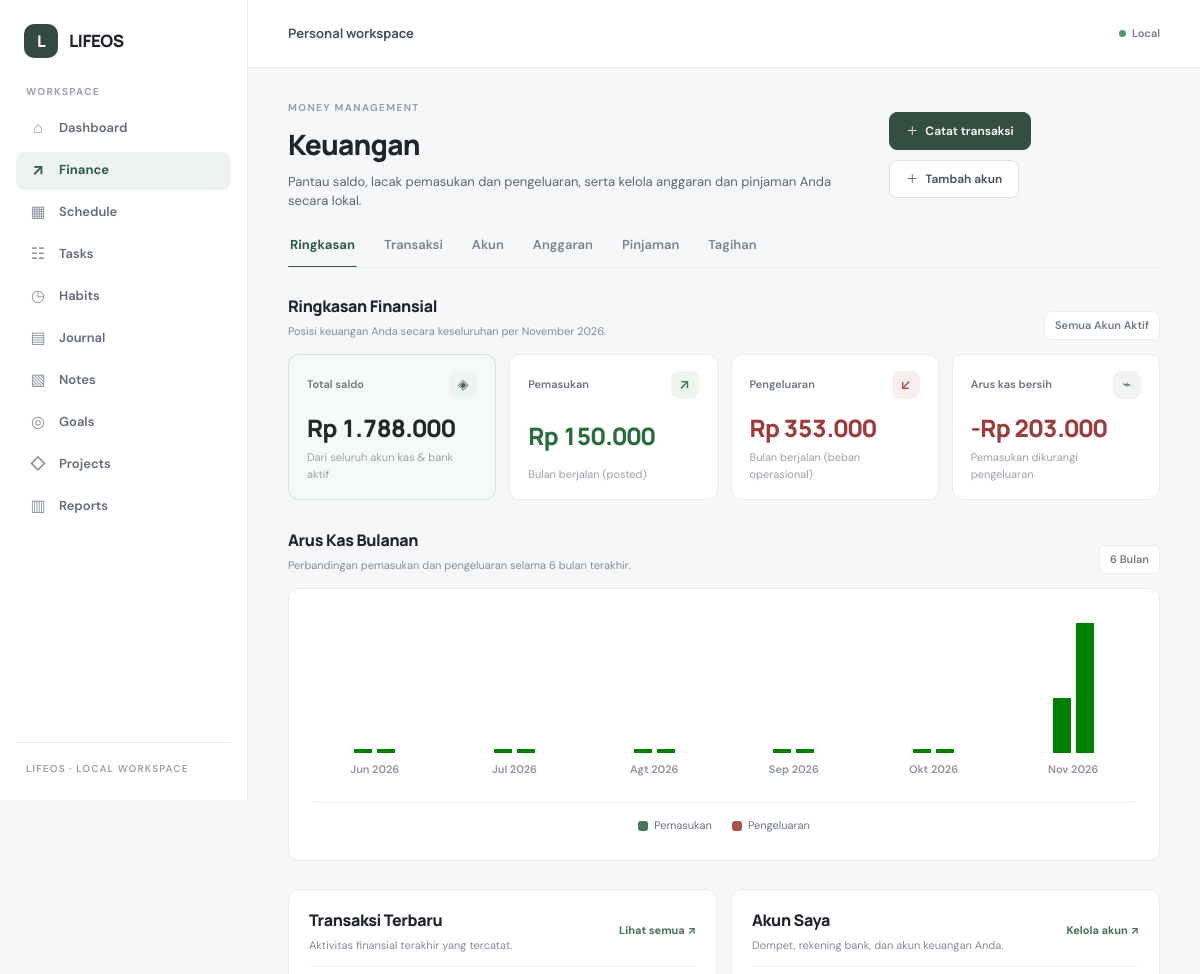
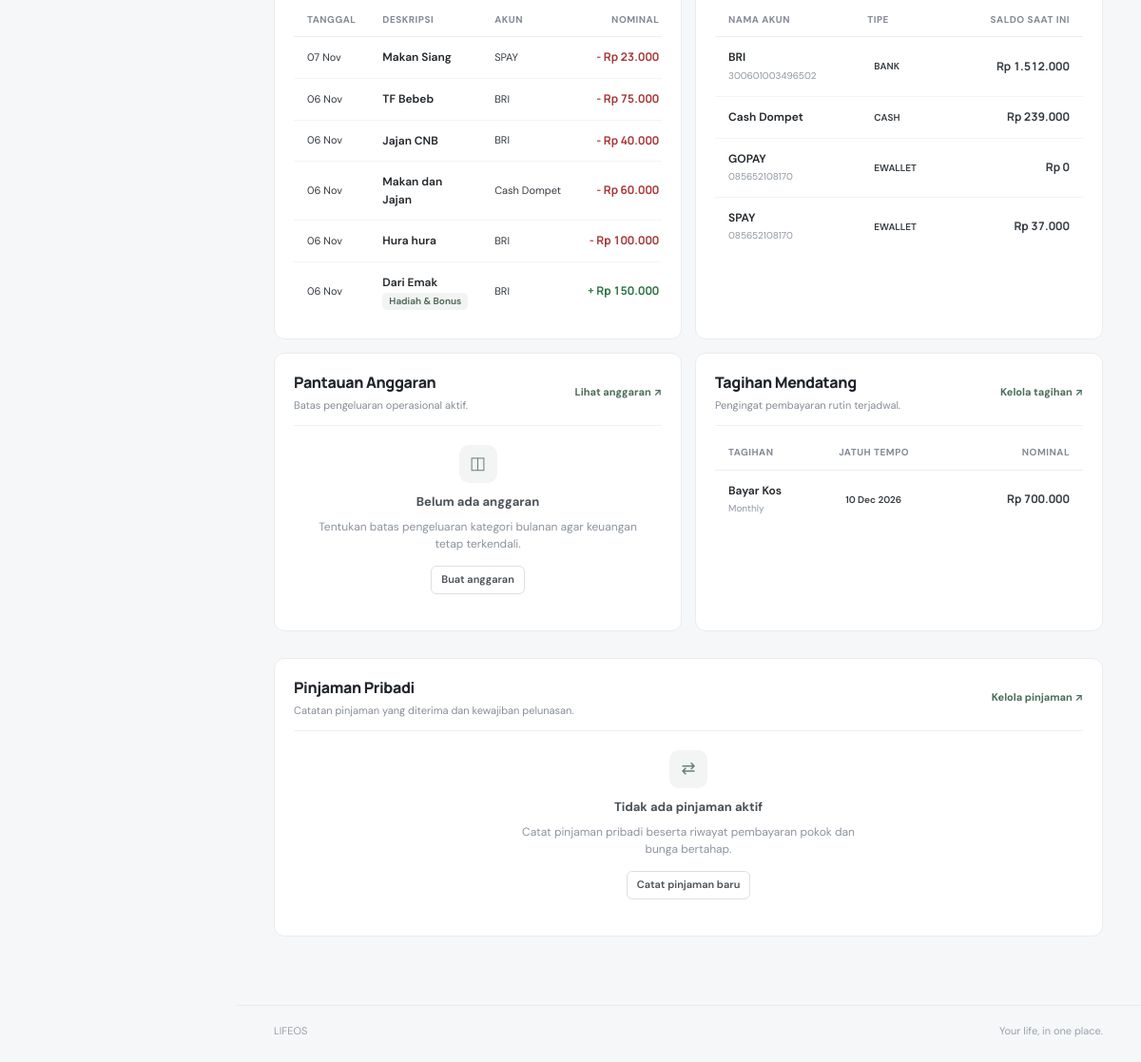
The page /finance/index.php on the database its author committed (2 pictures, top to bottom).
### tables this page shows
CREATE TABLE `transactions` (
  `id` bigint(20) unsigned NOT NULL AUTO_INCREMENT,
  `type` enum('income','expense','transfer') NOT NULL,
  `status` enum('posted','draft','void') NOT NULL DEFAULT 'posted',
  `description` varchar(255) NOT NULL,
  `amount` decimal(19,2) NOT NULL,
  `transaction_date` date NOT NULL,
  `account_id` bigint(20) unsigned NOT NULL,
  `target_account_id` bigint(20) unsigned DEFAULT NULL,
  `category_id` bigint(20) unsigned DEFAULT NULL,
  `is_loan_principal` tinyint(1) NOT NULL DEFAULT 0,
  `reference_number` varchar(100) DEFAULT NULL,
  `notes` text DEFAULT NULL,
  `created_at` timestamp NOT NULL DEFAULT current_timestamp(),
  `updated_at` timestamp NOT NULL DEFAULT current_timestamp() ON UPDATE current_timestamp(),
  `deleted_at` timestamp NULL DEFAULT NULL,
  PRIMARY KEY (`id`),
  KEY `idx_transactions_type` (`type`),
  KEY `idx_transactions_status` (`status`),
  KEY `idx_transactions_date` (`transaction_date`),
  KEY `idx_transactions_account` (`account_id`),
  KEY `idx_transactions_target_account` (`target_account_id`),
  KEY `idx_transactions_category` (`category_id`),
  KEY `idx_transactions_deleted` (`deleted_at`),
  CONSTRAINT `fk_transactions_account` FOREIGN KEY (`account_id`) REFERENCES `accounts` (`id`) ON UPDATE CASCADE,
  CONSTRAINT `fk_transactions_category` FOREIGN KEY (`category_id`) REFERENCES `categories` (`id`) ON DELETE SET NULL ON UPDATE CASCADE,
  CONSTRAINT `fk_transactions_target_account` FOREIGN KEY (`target_account_id`) REFERENCES `accounts` (`id`) ON DELETE SET NULL ON UPDATE CASCADE
);

CREATE TABLE `accounts` (
  `id` bigint(20) unsigned NOT NULL AUTO_INCREMENT,
  `name` varchar(100) NOT NULL,
  `type` enum('cash','bank','ewallet','savings','other') NOT NULL DEFAULT 'bank',
  `account_number` varchar(50) DEFAULT NULL,
  `initial_balance` decimal(19,2) NOT NULL DEFAULT 0.00,
  `color` varchar(20) DEFAULT '#344f41',
  `is_active` tinyint(1) NOT NULL DEFAULT 1,
  `notes` text DEFAULT NULL,
  `created_at` timestamp NOT NULL DEFAULT current_timestamp(),
  `updated_at` timestamp NOT NULL DEFAULT current_timestamp() ON UPDATE current_timestamp(),
  PRIMARY KEY (`id`),
  KEY `idx_accounts_active` (`is_active`),
  KEY `idx_accounts_name` (`name`)
);

CREATE TABLE `categories` (
  `id` bigint(20) unsigned NOT NULL AUTO_INCREMENT,
  `name` varchar(100) NOT NULL,
  `type` enum('income','expense') NOT NULL,
  `icon` varchar(50) DEFAULT '◈',
  `color` varchar(20) DEFAULT '#526f5d',
  `is_system` tinyint(1) NOT NULL DEFAULT 0,
  `created_at` timestamp NOT NULL DEFAULT current_timestamp(),
  `updated_at` timestamp NOT NULL DEFAULT current_timestamp() ON UPDATE current_timestamp(),
  PRIMARY KEY (`id`),
  UNIQUE KEY `uq_categories_name_type` (`name`,`type`),
  KEY `idx_categories_type` (`type`)
);

CREATE TABLE `fixed_bill_templates` (
  `id` bigint(20) unsigned NOT NULL AUTO_INCREMENT,
  `name` varchar(150) NOT NULL,
  `category_id` bigint(20) unsigned DEFAULT NULL,
  `account_id` bigint(20) unsigned DEFAULT NULL,
  `expected_amount` decimal(19,2) NOT NULL DEFAULT 0.00,
  `frequency` enum('weekly','monthly','quarterly','yearly','once') NOT NULL DEFAULT 'monthly',
  `due_day` tinyint(3) unsigned DEFAULT NULL,
  `next_due_date` date NOT NULL,
  `notes` text DEFAULT NULL,
  `is_active` tinyint(1) NOT NULL DEFAULT 1,
  `created_at` timestamp NOT NULL DEFAULT current_timestamp(),
  `updated_at` timestamp NOT NULL DEFAULT current_timestamp() ON UPDATE current_timestamp(),
  `deleted_at` timestamp NULL DEFAULT NULL,
  PRIMARY KEY (`id`),
  KEY `idx_bills_active` (`is_active`),
  KEY `idx_bills_due` (`next_due_date`),
  KEY `fk_bills_category` (`category_id`),
  KEY `fk_bills_account` (`account_id`),
  CONSTRAINT `fk_bills_account` FOREIGN KEY (`account_id`) REFERENCES `accounts` (`id`) ON DELETE SET NULL ON UPDATE CASCADE,
  CONSTRAINT `fk_bills_category` FOREIGN KEY (`category_id`) REFERENCES `categories` (`id`) ON DELETE SET NULL ON UPDATE CASCADE
);

### finance/index.php (the view, shortened to what the rows shown need)
<?php
require_once __DIR__ . '/init.php';
require LIFEOS_ROOT . '/includes/header.php';
$overview = null;
if ($financeService !== null && $dbError === null) {
    try {
        $overview = $financeService->getOverviewData();
    } catch (Throwable $e) {
        $dbError = 'Terjadi kesalahan saat memuat data: ' . $e->getMessage();
    }
}
$recentTx = $overview['recent_transactions'] ?? [];
$topAccounts = $overview['accounts_summary'] ?? [];
$upcomingBills = $overview['upcoming_bills'] ?? [];
?>
<div class="finance-page">
    <section class="finance-heading">
        <div>
            <h1>Keuangan</h1>
        </div>
    </section>
    <section class="finance-section">
        <div class="finance-section-heading">
            <div>
                <h2>Ringkasan Finansial</h2>
            </div>
        </div>
    </section>
    <section class="finance-section">
        <div class="finance-section-heading">
            <div>
                <h2>Arus Kas Bulanan</h2>
            </div>
        </div>
    </section>
    <section class="finance-lower-grid">
        <article class="finance-panel">
            <div class="finance-panel-heading">
                <div>
                    <h2>Transaksi Terbaru</h2>
                </div>
            </div>
            <?php if (empty($recentTx)): ?>
                <div class="finance-empty-state compact-empty">
                    <div class="empty-state-icon">↔</div>
                    <h3>Belum ada transaksi</h3>
                    <p>Semua transaksi masuk, keluar, dan transfer akan muncul di sini.</p>
                    <a href="<?= e(url('finance/transactions.php?action=create')) ?>" class="finance-btn finance-btn-secondary finance-btn-sm">
                        Tambah transaksi
                    </a>
                </div>
            <?php else: ?>
                <div class="table-responsive panel-table-wrap">
                    <table class="finance-table">
                        <thead>
                            <tr>
                                <th>Tanggal</th>
                                <th>Deskripsi</th>
                                <th>Akun</th>
                                <th class="text-right">Nominal</th>
                            </tr>
                        </thead>
                        <tbody>
                            <?php foreach ($recentTx as $tx): ?>
                                <tr>
                                    <td class="td-date">
                                        <?= date('d M', strtotime($tx['transaction_date'])) ?>
                                    </td>
                                    <td>
                                        <div class="td-desc-title"><?= e($tx['description']) ?></div>
                                        <?php if (!empty($tx['category_name'])): ?>
                                            <span class="finance-badge badge-category">
                                                <?= e($tx['category_name']) ?>
                                            </span>
                                        <?php elseif ($tx['type'] === 'transfer'): ?>
                                            <span class="finance-badge badge-transfer">Transfer</span>
                                        <?php endif; ?>
                                    </td>
                                    <td class="td-date">
                                        <?= e($tx['account_name']) ?>
                                    </td>
                                    <td class="text-right">
                                        <span class="tx-amount amount-<?= e($tx['type']) ?>">
                                            <?= $tx['type'] === 'income' ? '+' : ($tx['type'] === 'expense' ? '-' : '') ?>
                                            <?= format_rupiah($tx['amount']) ?>
                                        </span>
                                    </td>
                                </tr>
                            <?php endforeach; ?>
                        </tbody>
                    </table>
                </div>
            <?php endif; ?>
        </article>
        <article class="finance-panel">
            <div class="finance-panel-heading">
                <div>
                    <h2>Akun Saya</h2>
                </div>
            </div>
            <?php if (empty($topAccounts)): ?>
                <div class="finance-empty-state compact-empty">
                    <div class="empty-state-icon">▣</div>
                    <h3>Belum ada akun</h3>
                    <p>Tambahkan akun bank atau dompet tunai untuk mulai memantau saldo.</p>
                    <a href="<?= e(url('finance/accounts.php?action=create')) ?>" class="finance-btn finance-btn-secondary finance-btn-sm">
                        Tambah akun baru
                    </a>
                </div>
            <?php else: ?>
                <div class="table-responsive panel-table-wrap">
                    <table class="finance-table">
                        <thead>
                            <tr>
                                <th>Nama Akun</th>
                                <th>Tipe</th>
                                <th class="text-right">Saldo Saat Ini</th>
                            </tr>
                        </thead>
                        <tbody>
                            <?php foreach ($topAccounts as $acc): ?>
                                <tr>
                                    <td>
                                        <div class="td-desc-title"><?= e($acc['name']) ?></div>
                                        <?php if (!empty($acc['account_number'])): ?>
                                            <span class="stat-card-sub"><?= e($acc['account_number']) ?></span>
                                        <?php endif; ?>
                                    </td>
                                    <td>
                                        <span class="finance-badge">
                                            <?= e(strtoupper($acc['type'])) ?>
                                        </span>
                                    </td>
                                    <td class="text-right">
                                        <span class="tx-amount">
                                            <?= format_rupiah($acc['current_balance']) ?>
                                        </span>
                                    </td>
                                </tr>
                            <?php endforeach; ?>
                        </tbody>
                    </table>
                </div>
            <?php endif; ?>
        </article>
        <article class="finance-panel">
            <div class="finance-panel-heading">
                <div>
                    <h2>Pantauan Anggaran</h2>
                </div>
            </div>
        </article>
        <article class="finance-panel">
            <div class="finance-panel-heading">
                <div>
                    <h2>Tagihan Mendatang</h2>
                </div>
            </div>
            <?php if (empty($upcomingBills)): ?>
                <div class="finance-empty-state compact-empty">
                    <div class="empty-state-icon">▤</div>
                    <h3>Tidak ada tagihan mendatang</h3>
                    <p>Catat pengingat tagihan listrik, internet, atau langganan rutin Anda.</p>
                    <a href="<?= e(url('finance/bills.php?action=create')) ?>" class="finance-btn finance-btn-secondary finance-btn-sm">
                        Tambah pengingat tagihan
                    </a>
                </div>
            <?php else: ?>
                <div class="table-responsive panel-table-wrap">
                    <table class="finance-table">
                        <thead>
                            <tr>
                                <th>Tagihan</th>
                                <th>Jatuh Tempo</th>
                                <th class="text-right">Nominal</th>
                            </tr>
                        </thead>
                        <tbody>
                            <?php foreach ($upcomingBills as $bill): ?>
                                <tr>
                                    <td>
                                        <div class="td-desc-title"><?= e($bill['name']) ?></div>
                                        <span class="stat-card-sub"><?= e(ucfirst($bill['frequency'])) ?></span>
                                    </td>
                                    <td>
                                        <span class="finance-badge <?= $bill['urgency'] === 'overdue' ? 'badge-danger' : ($bill['urgency'] === 'due_soon' ? 'badge-warning' : '') ?>">
                                            <?= e($bill['urgency_label']) ?>
                                        </span>
                                    </td>
                                    <td class="text-right">
                                        <span class="tx-amount">
                                            <?= format_rupiah($bill['expected_amount']) ?>
                                        </span>
                                    </td>
                                </tr>
                            <?php endforeach; ?>
                        </tbody>
                    </table>
                </div>
            <?php endif; ?>
        </article>
    </section>
    <section class="finance-section">
        <article class="finance-panel">
            <div class="finance-panel-heading">
                <div>
                    <h2>Pinjaman Pribadi</h2>
                </div>
            </div>
        </article>
    </section>
</div>
<?php require LIFEOS_ROOT . '/includes/footer.php'; ?>

### rows shown on the page
transactions: transaction_date "07 Nov", description "Makan Siang", account.name "SPAY", amount "Rp 23.000"
transactions: transaction_date "06 Nov", description "TF Bebeb", account.name "BRI", amount "Rp 75.000"
transactions: transaction_date "06 Nov", description "Jajan CNB", account.name "BRI", amount "Rp 40.000"
transactions: transaction_date "06 Nov", description "Makan dan Jajan", account.name "Cash Dompet", amount "Rp 60.000"
transactions: transaction_date "06 Nov", description "Hura hura", account.name "BRI", amount "Rp 100.000"
transactions: transaction_date "06 Nov", description "Dari Emak", category.name "Hadiah & Bonus", account.name "BRI", amount "Rp 150.000"
accounts: name "BRI", account_number "300601003496502", type "BANK", current_balance "Rp 1.512.000"
accounts: name "Cash Dompet", type "CASH", current_balance "Rp 239.000"
accounts: name "GOPAY", account_number "085652108170", type "EWALLET", current_balance "Rp 0"
accounts: name "SPAY", account_number "085652108170", type "EWALLET", current_balance "Rp 37.000"
fixed_bill_templates: name "Bayar Kos", frequency "Monthly", urgency_label "10 Dec 2026", expected_amount "Rp 700.000"

### other values the page prints
$item['icon'] "⌂"
$item['label'] "Dashboard"
$item['icon'] "↗"
$item['label'] "Finance"
$item['icon'] "▦"
$item['label'] "Schedule"
$item['icon'] "☷"
$item['label'] "Tasks"
$item['icon'] "◷"
$item['label'] "Habits"
$item['icon'] "▤"
$item['label'] "Journal"
$item['icon'] "▧"
$item['label'] "Notes"
$item['icon'] "◎"
